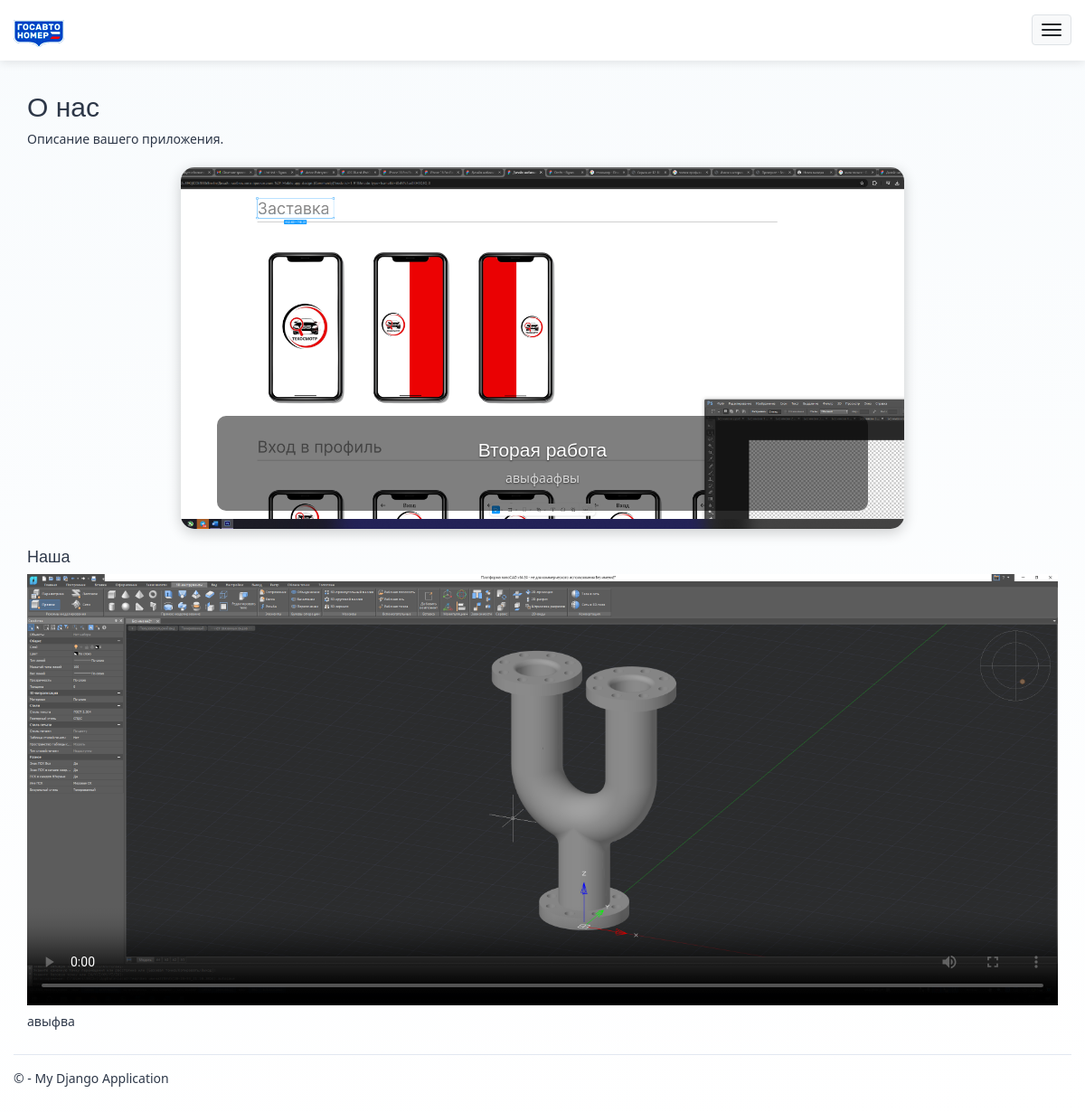
The page /about/ on the database its author committed.
### app/models.py (models this page shows, shortened)
class CarouselImage(models.Model):
    title = models.CharField("Заголовок", max_length=200, blank=True)
    image = models.ImageField(upload_to='about/carousel/', verbose_name="Изображение")
    description = models.TextField("Описание", blank=True)
    added_by = models.ForeignKey(User, on_delete=models.SET_NULL, null=True, verbose_name="Добавил")
    created_at = models.DateTimeField(auto_now_add=True, verbose_name="Дата добавления")
    class Meta:
        verbose_name = "Изображение карусели"
        verbose_name_plural = "Изображения карусели"
        ordering = ["-created_at"]

class CompanyVideo(models.Model):
    title = models.CharField("Название видео", max_length=200)
    video_file = models.FileField(
        upload_to='about/videos/',
        validators=[FileExtensionValidator(allowed_extensions=['mp4', 'webm', 'ogg'])],
        help_text="Поддерживаемые форматы: MP4, WebM, Ogg"
    )
    preview_image = models.ImageField(
        upload_to='about/video_previews/',
        blank=True,
        help_text="Постер для видео (опционально)"
    )
    description = models.TextField("Описание", blank=True)
    uploaded_at = models.DateTimeField(auto_now_add=True)
    class Meta:
        verbose_name = "Видео компании"
        verbose_name_plural = "Видео компании"
        ordering = ["-uploaded_at"]

### app/views.py (the view)
# urls.py: path('about/', views.about, name='about'),
def about(request):
    carousel_images = CarouselImage.objects.all().order_by('-created_at')[:5]
    latest_video = CompanyVideo.objects.last()  # Последнее загруженное видео
    return render(request, 'app/about.html', {
        'title': 'О нас',
        'message': 'Описание вашего приложения.',
        'carousel_images': carousel_images,
        'latest_video': latest_video,
    })

### app/templates/app/about.html (shortened to what this page needs)
{% extends "app/layout.html" %}
{% load static %}
{% block content %}
<div class="container mt-4">
    <h2>{{ title }}</h2>
    <p>{{ message }}</p>
    <div id="aboutCarousel" class="carousel slide" data-ride="carousel">
        <div class="carousel-inner">
            {% for image in carousel_images %}
            <div class="carousel-item {% if forloop.first %}active{% endif %}">
                <img class="d-block w-100" src="{{ image.image.url }}" alt="{{ image.title }}">
                <div class="carousel-caption d-none d-md-block">
                    <h5>{{ image.title }}</h5>
                    <p>{{ image.description }}</p>
                </div>
            </div>
            {% endfor %}
        </div>
        <a class="carousel-control-prev" href="#aboutCarousel" role="button" data-slide="prev">
            <span class="carousel-control-prev-icon" aria-hidden="true"></span>
        </a>
        <a class="carousel-control-next" href="#aboutCarousel" role="button" data-slide="next">
            <span class="carousel-control-next-icon" aria-hidden="true"></span>
        </a>
    </div>
    {% if latest_video %}
    <div class="mt-5">
        <h4>{{ latest_video.title }}</h4>
        <video controls
               width="100%"
               {% if latest_video.preview_image %}poster="{{ latest_video.preview_image.url }}" {% endif %}>
            <source src="{{ latest_video.video_file.url }}" type="video/mp4">
        </video>
        {% if latest_video.description %}
        <p class="mt-3">{{ latest_video.description }}</p>
        {% endif %}
    </div>
    {% endif %}
</div>
{% endblock %}

### app/static/app/content/site.css (style rules this page uses)
:root { --primary-color: #1a73e8; --text-color: #2d3748; --text-light: #4a5568; --font-base: 'Segoe UI', system-ui, -apple-system, sans-serif; --bg-dark: #121212; --card-dark: #2d2d2d; }
body { padding-top: 80px; padding-bottom: 20px; font-family: var(--font-base); line-height: 1.6; color: var(--text-color); transition: background 0.3s ease, color 0.3s ease; background: linear-gradient(175deg, #f8fbfd 0%, #ffffff 100%), repeating-linear-gradient( 45deg, rgba(30, 136, 229, 0.03) 0px, rgba(30, 136, 229, 0.03) 20px, transparent 20px, transparent 40px ); }
a { color: var(--primary-color); text-decoration: none; transition: color 0.2s ease; }

### app/static/app/content/about.css (style rules this page uses)
#aboutCarousel { max-width: 800px; margin: 20px auto; border-radius: 15px; overflow: hidden; box-shadow: 0 4px 15px rgba(0, 0, 0, 0.2); }
.carousel-inner { position: relative; height: 400px; }
.carousel-item { height: 100%; transition: transform 0.6s ease-in-out; }
.carousel-item img { height: 400px; object-fit: cover; border-radius: 5px; }
.carousel-caption { background: rgba(0, 0, 0, 0.5); border-radius: 10px; padding: 15px; bottom: 20px; left: 50%; transform: translateX(-50%); width: 90%; }
.carousel-caption h5 { font-size: 1.5em; color: #fff; margin-bottom: 10px; }
.carousel-caption p { font-size: 1em; color: #ddd; }
.carousel { position: relative; }
.carousel-inner { position: relative; width: 100%; overflow: hidden; }
.carousel-item { position: relative; display: none; align-items: center; width: 100%; transition: transform .6s ease; backface-visibility: hidden; perspective: 1000px; }
.carousel-item.active, .carousel-item-next, .carousel-item-prev { display: block; }
.carousel-control-prev, .carousel-control-next { position: absolute; top: 0; bottom: 0; display: flex; align-items: center; justify-content: center; width: 15%; color: #fff; text-align: center; opacity: 0.5; }
.carousel-control-prev { left: 0; }
.carousel-control-next { right: 0; }
.carousel-control-prev-icon, .carousel-control-next-icon { display: inline-block; width: 20px; height: 20px; background: transparent no-repeat center center; background-size: 100% 100%; }
.d-block { display: block !important; }
.w-100 { width: 100% !important; }

### app/static/app/content/diary_dark.css (style rules this page uses)
:root { --dark-bg: #1a1a1a; --dark-text: #e0e0e0; --dark-primary: #2d2d2d; --dark-secondary: #3d3d3d; --dark-accent: #4a9eff; --dark-border: #404040; }

### rows shown on the page
CarouselImage: image (picture), title "Вторая работа", description "авыфаафвы"
CompanyVideo: title "Наша", description "авыфва"

### other values the page prints
{{ title }} "О нас"
{{ message }} "Описание вашего приложения."
